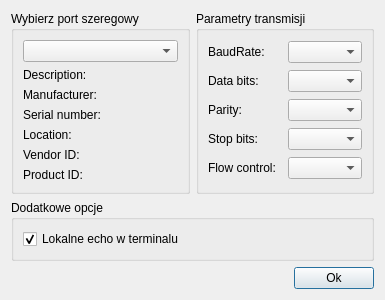
<?xml version="1.0" encoding="UTF-8"?>
<ui version="4.0">
 <class>SettingsDialog</class>
 <widget class="QDialog" name="SettingsDialog">
  <property name="geometry">
   <rect>
    <x>0</x>
    <y>0</y>
    <width>385</width>
    <height>298</height>
   </rect>
  </property>
  <property name="windowTitle">
   <string>Ustawienia</string>
  </property>
  <layout class="QGridLayout" name="gridLayout_3">
   <item row="0" column="1">
    <widget class="QGroupBox" name="parametersBox">
     <property name="title">
      <string>Parametry transmisji</string>
     </property>
     <layout class="QGridLayout" name="gridLayout_2">
      <item row="0" column="0">
       <widget class="QLabel" name="baudRateLabel">
        <property name="text">
         <string>BaudRate:</string>
        </property>
       </widget>
      </item>
      <item row="0" column="1">
       <widget class="QComboBox" name="baudRateBox"/>
      </item>
      <item row="1" column="0">
       <widget class="QLabel" name="dataBitsLabel">
        <property name="text">
         <string>Data bits:</string>
        </property>
       </widget>
      </item>
      <item row="1" column="1">
       <widget class="QComboBox" name="dataBitsBox"/>
      </item>
      <item row="2" column="0">
       <widget class="QLabel" name="parityLabel">
        <property name="text">
         <string>Parity:</string>
        </property>
       </widget>
      </item>
      <item row="2" column="1">
       <widget class="QComboBox" name="parityBox"/>
      </item>
      <item row="3" column="0">
       <widget class="QLabel" name="stopBitsLabel">
        <property name="text">
         <string>Stop bits:</string>
        </property>
       </widget>
      </item>
      <item row="3" column="1">
       <widget class="QComboBox" name="stopBitsBox"/>
      </item>
      <item row="4" column="0">
       <widget class="QLabel" name="flowControlLabel">
        <property name="text">
         <string>Flow control:</string>
        </property>
       </widget>
      </item>
      <item row="4" column="1">
       <widget class="QComboBox" name="flowControlBox"/>
      </item>
     </layout>
    </widget>
   </item>
   <item row="0" column="0">
    <widget class="QGroupBox" name="selectBox">
     <property name="title">
      <string>Wybierz port szeregowy</string>
     </property>
     <layout class="QGridLayout" name="gridLayout">
      <item row="0" column="0">
       <widget class="QComboBox" name="serialPortInfoListBox"/>
      </item>
      <item row="6" column="0">
       <widget class="QLabel" name="vidLabel">
        <property name="text">
         <string>Vendor ID:</string>
        </property>
       </widget>
      </item>
      <item row="7" column="0">
       <widget class="QLabel" name="pidLabel">
        <property name="text">
         <string>Product ID:</string>
        </property>
       </widget>
      </item>
      <item row="3" column="0">
       <widget class="QLabel" name="manufacturerLabel">
        <property name="text">
         <string>Manufacturer:</string>
        </property>
       </widget>
      </item>
      <item row="5" column="0">
       <widget class="QLabel" name="locationLabel">
        <property name="text">
         <string>Location:</string>
        </property>
       </widget>
      </item>
      <item row="4" column="0">
       <widget class="QLabel" name="serialNumberLabel">
        <property name="text">
         <string>Serial number:</string>
        </property>
       </widget>
      </item>
      <item row="2" column="0">
       <widget class="QLabel" name="descriptionLabel">
        <property name="text">
         <string>Description:</string>
        </property>
       </widget>
      </item>
     </layout>
    </widget>
   </item>
   <item row="2" column="0" colspan="2">
    <layout class="QHBoxLayout" name="horizontalLayout">
     <item>
      <spacer name="horizontalSpacer">
       <property name="orientation">
        <enum>Qt::Horizontal</enum>
       </property>
       <property name="sizeHint" stdset="0">
        <size>
         <width>96</width>
         <height>20</height>
        </size>
       </property>
      </spacer>
     </item>
     <item>
      <widget class="QPushButton" name="applyButton">
       <property name="text">
        <string>Ok</string>
       </property>
      </widget>
     </item>
    </layout>
   </item>
   <item row="1" column="0" colspan="2">
    <widget class="QGroupBox" name="additionalOptionsGroupBox">
     <property name="title">
      <string>Dodatkowe opcje</string>
     </property>
     <layout class="QVBoxLayout" name="verticalLayout">
      <item>
       <widget class="QCheckBox" name="localEchoCheckBox">
        <property name="text">
         <string>Lokalne echo w terminalu</string>
        </property>
        <property name="checked">
         <bool>true</bool>
        </property>
       </widget>
      </item>
     </layout>
    </widget>
   </item>
  </layout>
 </widget>
 <resources/>
 <connections/>
</ui>
